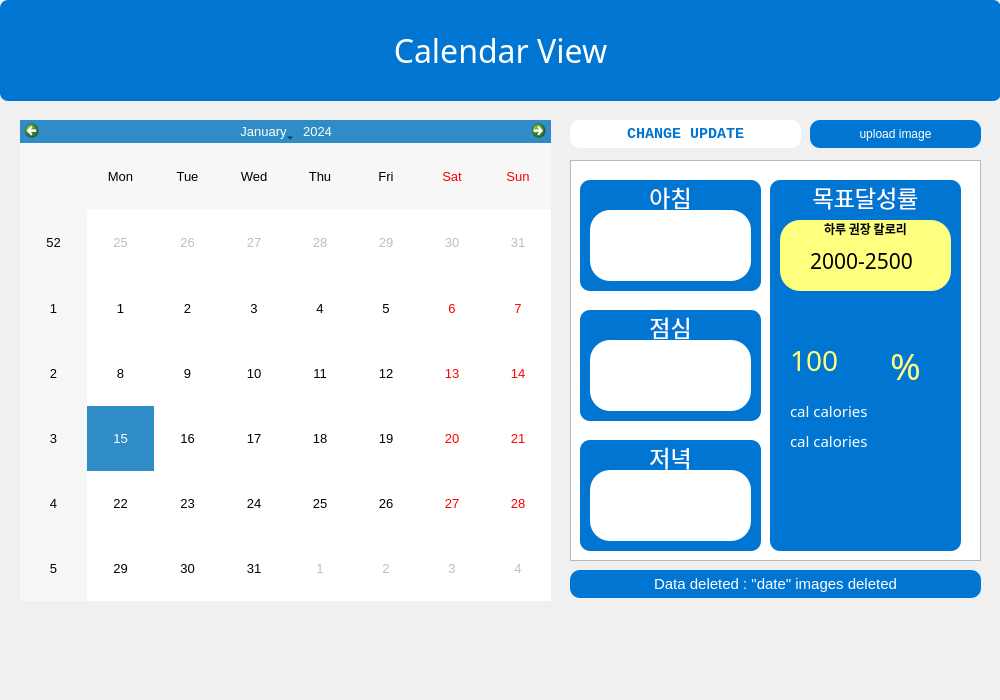
<?xml version="1.0" encoding="UTF-8"?>
<ui version="4.0">
 <class>Form</class>
 <widget class="QWidget" name="Form">
  <property name="geometry">
   <rect>
    <x>0</x>
    <y>0</y>
    <width>1000</width>
    <height>700</height>
   </rect>
  </property>
  <property name="windowTitle">
   <string>Form</string>
  </property>
  <widget class="QCalendarWidget" name="calendarWidget">
   <property name="geometry">
    <rect>
     <x>20</x>
     <y>120</y>
     <width>531</width>
     <height>481</height>
    </rect>
   </property>
   <property name="styleSheet">
    <string notr="true">font:10pt;</string>
   </property>
  </widget>
  <widget class="QListWidget" name="imageListWidget">
   <property name="geometry">
    <rect>
     <x>570</x>
     <y>160</y>
     <width>411</width>
     <height>401</height>
    </rect>
   </property>
   <property name="styleSheet">
    <string notr="true">font:12pt;</string>
   </property>
  </widget>
  <widget class="QPushButton" name="deleteButton">
   <property name="geometry">
    <rect>
     <x>570</x>
     <y>570</y>
     <width>411</width>
     <height>28</height>
    </rect>
   </property>
   <property name="font">
    <font>
     <family>Arial</family>
     <pointsize>11</pointsize>
     <weight>50</weight>
     <italic>false</italic>
     <bold>false</bold>
    </font>
   </property>
   <property name="styleSheet">
    <string notr="true">border-radius:10px;
background : #0076d2;
color:white;
font:11pt;</string>
   </property>
   <property name="text">
    <string>Data deleted : &quot;date&quot; images deleted</string>
   </property>
  </widget>
  <widget class="QPushButton" name="uploadButton">
   <property name="geometry">
    <rect>
     <x>810</x>
     <y>120</y>
     <width>171</width>
     <height>28</height>
    </rect>
   </property>
   <property name="styleSheet">
    <string notr="true">border-radius:10px;
background : #0076d2;
color:white;
</string>
   </property>
   <property name="text">
    <string>upload image</string>
   </property>
  </widget>
  <widget class="QLabel" name="label">
   <property name="geometry">
    <rect>
     <x>0</x>
     <y>0</y>
     <width>1001</width>
     <height>101</height>
    </rect>
   </property>
   <property name="font">
    <font>
     <family>Arial Black</family>
     <pointsize>24</pointsize>
     <weight>50</weight>
     <bold>false</bold>
    </font>
   </property>
   <property name="styleSheet">
    <string notr="true">font-size : 24pt;
background : #0076d2;
color: rgb(255, 255, 255);
border-radius:8px;</string>
   </property>
   <property name="text">
    <string>Calendar View</string>
   </property>
   <property name="alignment">
    <set>Qt::AlignCenter</set>
   </property>
  </widget>
  <widget class="QLabel" name="background">
   <property name="geometry">
    <rect>
     <x>-10</x>
     <y>0</y>
     <width>1011</width>
     <height>701</height>
    </rect>
   </property>
   <property name="styleSheet">
    <string notr="true">background-color: rgb(240, 240, 240);</string>
   </property>
   <property name="text">
    <string/>
   </property>
  </widget>
  <widget class="QLabel" name="breakfast">
   <property name="geometry">
    <rect>
     <x>580</x>
     <y>180</y>
     <width>181</width>
     <height>111</height>
    </rect>
   </property>
   <property name="font">
    <font>
     <family>나눔스퀘어OTF ExtraBold</family>
     <pointsize>17</pointsize>
    </font>
   </property>
   <property name="styleSheet">
    <string notr="true">background-color: rgb(0, 118, 210);
color: rgb(255, 255, 255);
border-radius: 10%;</string>
   </property>
   <property name="text">
    <string>아침</string>
   </property>
   <property name="alignment">
    <set>Qt::AlignHCenter|Qt::AlignTop</set>
   </property>
  </widget>
  <widget class="QLabel" name="breakfast_img">
   <property name="geometry">
    <rect>
     <x>590</x>
     <y>210</y>
     <width>161</width>
     <height>71</height>
    </rect>
   </property>
   <property name="font">
    <font>
     <family>나눔스퀘어OTF ExtraBold</family>
     <pointsize>17</pointsize>
    </font>
   </property>
   <property name="styleSheet">
    <string notr="true">background-color: rgb(255, 255, 255);
border-radius: 20%;
</string>
   </property>
   <property name="text">
    <string/>
   </property>
   <property name="alignment">
    <set>Qt::AlignLeading|Qt::AlignLeft|Qt::AlignTop</set>
   </property>
  </widget>
  <widget class="QLabel" name="breakfast_3">
   <property name="geometry">
    <rect>
     <x>690</x>
     <y>350</y>
     <width>161</width>
     <height>71</height>
    </rect>
   </property>
   <property name="font">
    <font>
     <family>나눔스퀘어OTF ExtraBold</family>
     <pointsize>17</pointsize>
    </font>
   </property>
   <property name="styleSheet">
    <string notr="true">background-color: rgb(255, 255, 255);
border-radius: 20%;
</string>
   </property>
   <property name="text">
    <string/>
   </property>
   <property name="alignment">
    <set>Qt::AlignLeading|Qt::AlignLeft|Qt::AlignTop</set>
   </property>
  </widget>
  <widget class="QLabel" name="lunch">
   <property name="geometry">
    <rect>
     <x>580</x>
     <y>310</y>
     <width>181</width>
     <height>111</height>
    </rect>
   </property>
   <property name="font">
    <font>
     <family>나눔스퀘어OTF ExtraBold</family>
     <pointsize>17</pointsize>
    </font>
   </property>
   <property name="styleSheet">
    <string notr="true">background-color: rgb(0, 118, 210);
color: rgb(255, 255, 255);
border-radius: 10%;</string>
   </property>
   <property name="text">
    <string>점심</string>
   </property>
   <property name="alignment">
    <set>Qt::AlignHCenter|Qt::AlignTop</set>
   </property>
  </widget>
  <widget class="QLabel" name="lunch_img">
   <property name="geometry">
    <rect>
     <x>590</x>
     <y>340</y>
     <width>161</width>
     <height>71</height>
    </rect>
   </property>
   <property name="font">
    <font>
     <family>나눔스퀘어OTF ExtraBold</family>
     <pointsize>17</pointsize>
    </font>
   </property>
   <property name="styleSheet">
    <string notr="true">background-color: rgb(255, 255, 255);
border-radius: 20%;
</string>
   </property>
   <property name="text">
    <string/>
   </property>
   <property name="alignment">
    <set>Qt::AlignLeading|Qt::AlignLeft|Qt::AlignTop</set>
   </property>
  </widget>
  <widget class="QLabel" name="lunch_2">
   <property name="geometry">
    <rect>
     <x>580</x>
     <y>440</y>
     <width>181</width>
     <height>111</height>
    </rect>
   </property>
   <property name="font">
    <font>
     <family>나눔스퀘어OTF ExtraBold</family>
     <pointsize>17</pointsize>
    </font>
   </property>
   <property name="styleSheet">
    <string notr="true">background-color: rgb(0, 118, 210);
color: rgb(255, 255, 255);
border-radius: 10%;</string>
   </property>
   <property name="text">
    <string>저녁</string>
   </property>
   <property name="alignment">
    <set>Qt::AlignHCenter|Qt::AlignTop</set>
   </property>
  </widget>
  <widget class="QLabel" name="dinner_img">
   <property name="geometry">
    <rect>
     <x>590</x>
     <y>470</y>
     <width>161</width>
     <height>71</height>
    </rect>
   </property>
   <property name="font">
    <font>
     <family>나눔스퀘어OTF ExtraBold</family>
     <pointsize>17</pointsize>
    </font>
   </property>
   <property name="styleSheet">
    <string notr="true">background-color: rgb(255, 255, 255);
border-radius: 20%;
</string>
   </property>
   <property name="text">
    <string/>
   </property>
   <property name="alignment">
    <set>Qt::AlignLeading|Qt::AlignLeft|Qt::AlignTop</set>
   </property>
  </widget>
  <widget class="QLabel" name="label2">
   <property name="geometry">
    <rect>
     <x>770</x>
     <y>180</y>
     <width>191</width>
     <height>371</height>
    </rect>
   </property>
   <property name="font">
    <font>
     <family>나눔스퀘어OTF ExtraBold</family>
     <pointsize>17</pointsize>
    </font>
   </property>
   <property name="styleSheet">
    <string notr="true">background-color: rgb(0, 118, 210);
color: rgb(255, 255, 255);
border-radius: 10%;</string>
   </property>
   <property name="text">
    <string>목표달성률</string>
   </property>
   <property name="alignment">
    <set>Qt::AlignHCenter|Qt::AlignTop</set>
   </property>
  </widget>
  <widget class="QLabel" name="goal_rate">
   <property name="geometry">
    <rect>
     <x>790</x>
     <y>320</y>
     <width>101</width>
     <height>81</height>
    </rect>
   </property>
   <property name="font">
    <font>
     <family>Arial Black</family>
     <pointsize>21</pointsize>
    </font>
   </property>
   <property name="styleSheet">
    <string notr="true">color: rgb(255, 255, 127);</string>
   </property>
   <property name="text">
    <string>100</string>
   </property>
  </widget>
  <widget class="QPushButton" name="updateButton">
   <property name="geometry">
    <rect>
     <x>570</x>
     <y>120</y>
     <width>231</width>
     <height>28</height>
    </rect>
   </property>
   <property name="font">
    <font>
     <family>Consolas</family>
     <pointsize>11</pointsize>
     <weight>75</weight>
     <bold>true</bold>
    </font>
   </property>
   <property name="styleSheet">
    <string notr="true">border-radius:10px;
background-color: rgb(255, 255, 255);
color: rgb(0, 118, 210);
</string>
   </property>
   <property name="text">
    <string>CHANGE UPDATE</string>
   </property>
  </widget>
  <widget class="QLabel" name="label_3">
   <property name="geometry">
    <rect>
     <x>810</x>
     <y>240</y>
     <width>111</width>
     <height>41</height>
    </rect>
   </property>
   <property name="font">
    <font>
     <family>Bahnschrift</family>
     <pointsize>16</pointsize>
    </font>
   </property>
   <property name="styleSheet">
    <string notr="true">color: rgb(0, 0, 0);</string>
   </property>
   <property name="text">
    <string>2000-2500</string>
   </property>
  </widget>
  <widget class="QLabel" name="select_date">
   <property name="geometry">
    <rect>
     <x>790</x>
     <y>390</y>
     <width>131</width>
     <height>41</height>
    </rect>
   </property>
   <property name="font">
    <font>
     <family>Bahnschrift</family>
     <pointsize>11</pointsize>
    </font>
   </property>
   <property name="styleSheet">
    <string notr="true">color: rgb(255, 255, 255);</string>
   </property>
   <property name="text">
    <string>cal calories</string>
   </property>
  </widget>
  <widget class="QLabel" name="tmp">
   <property name="geometry">
    <rect>
     <x>780</x>
     <y>220</y>
     <width>171</width>
     <height>71</height>
    </rect>
   </property>
   <property name="font">
    <font>
     <family>나눔바른펜OTF</family>
     <pointsize>9</pointsize>
     <weight>75</weight>
     <bold>true</bold>
     <underline>false</underline>
    </font>
   </property>
   <property name="styleSheet">
    <string notr="true">background-color: rgb(255, 255, 127);
border-radius: 20%;
</string>
   </property>
   <property name="text">
    <string>하루 권장 칼로리</string>
   </property>
   <property name="alignment">
    <set>Qt::AlignHCenter|Qt::AlignTop</set>
   </property>
  </widget>
  <widget class="QLabel" name="label_2">
   <property name="geometry">
    <rect>
     <x>890</x>
     <y>280</y>
     <width>161</width>
     <height>171</height>
    </rect>
   </property>
   <property name="font">
    <font>
     <family>Arial Black</family>
     <pointsize>28</pointsize>
    </font>
   </property>
   <property name="styleSheet">
    <string notr="true">color: rgb(255, 255, 127);</string>
   </property>
   <property name="text">
    <string>%</string>
   </property>
  </widget>
  <widget class="QLabel" name="daily_calories">
   <property name="geometry">
    <rect>
     <x>790</x>
     <y>420</y>
     <width>131</width>
     <height>41</height>
    </rect>
   </property>
   <property name="font">
    <font>
     <family>Bahnschrift</family>
     <pointsize>11</pointsize>
    </font>
   </property>
   <property name="styleSheet">
    <string notr="true">color: rgb(255, 255, 255);</string>
   </property>
   <property name="text">
    <string>cal calories</string>
   </property>
  </widget>
  <zorder>background</zorder>
  <zorder>calendarWidget</zorder>
  <zorder>imageListWidget</zorder>
  <zorder>deleteButton</zorder>
  <zorder>uploadButton</zorder>
  <zorder>label</zorder>
  <zorder>breakfast</zorder>
  <zorder>breakfast_img</zorder>
  <zorder>breakfast_3</zorder>
  <zorder>lunch</zorder>
  <zorder>lunch_img</zorder>
  <zorder>lunch_2</zorder>
  <zorder>dinner_img</zorder>
  <zorder>label2</zorder>
  <zorder>goal_rate</zorder>
  <zorder>updateButton</zorder>
  <zorder>select_date</zorder>
  <zorder>tmp</zorder>
  <zorder>label_3</zorder>
  <zorder>label_2</zorder>
  <zorder>daily_calories</zorder>
 </widget>
 <resources/>
 <connections/>
</ui>
